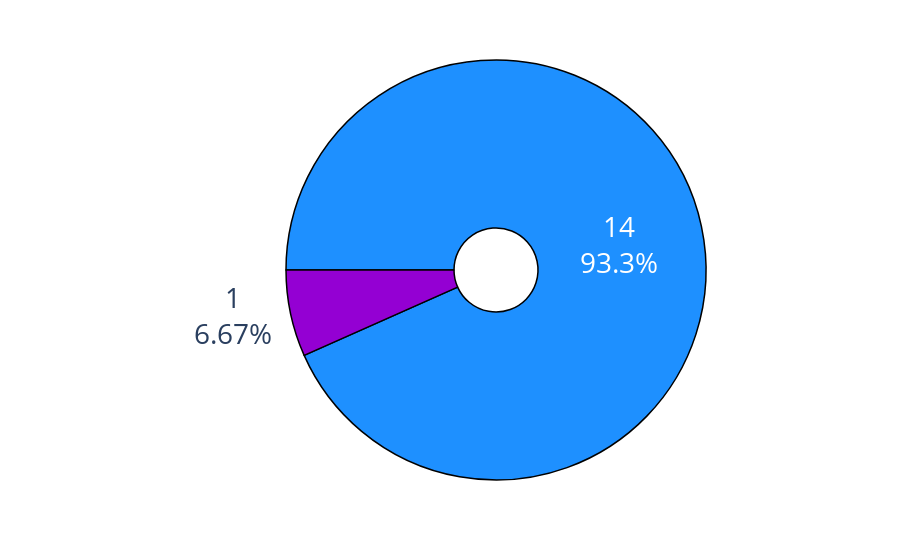
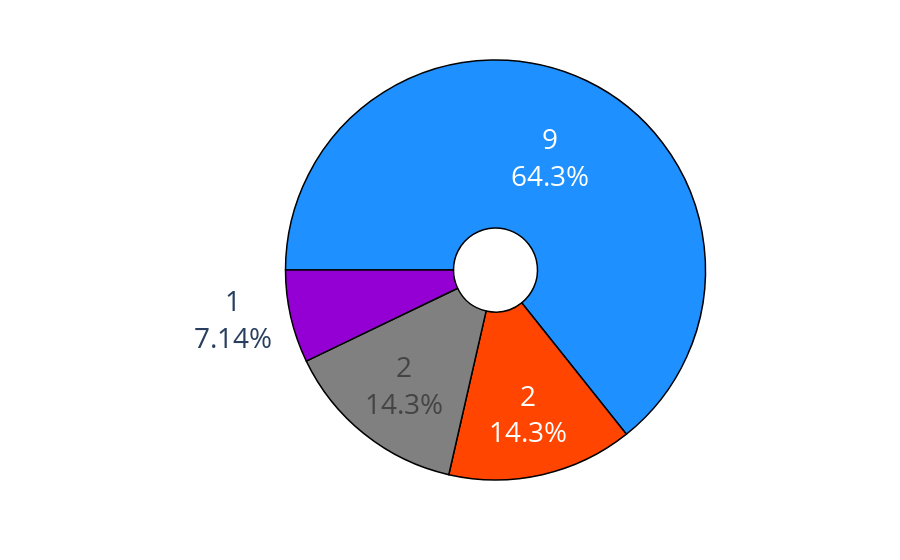

These figures' notebook cell, in order:
### Code cell
# 1.4
print('Dementia:')
for ethnicity in df_dementia['Ethnic background'].unique():
    print(f"{ethnicity}: {sum(df_dementia['Ethnic background'] == ethnicity)}")
print('\nSupporter:')
for ethnicity in df_supporter['Ethnic background'].unique():
    print(f"{ethnicity}: {sum(df_supporter['Ethnic background'] == ethnicity)}")
    
fig = px.pie(df_supporter, names='Ethnic background')

fig = draw_pie(df_dementia, 'Ethnic background', category_orders=demo_category_order, colormap=demo_colormap)
fig.write_image('ethnic_dementia.png', scale=3)
fig = draw_pie(df_supporter, 'Ethnic background', category_orders=demo_category_order, colormap=demo_colormap)
fig.write_image('ethnic_supporter.png', scale=3)

### Figure 1 — Plotly figure (JSON) as saved in the notebook; plotly's stock layout.template omitted (floating-point values rounded to 4 significant figures)
{"data": [{"customdata": [["European"], ["European"], ["European"], ["European"], ["European"], ["European"], ["European"], ["European"], ["European"], ["European"], ["European"], ["European"], ["European"], ["European"], ["Asian"]], "direction": "clockwise", "domain": {"x": [0, 1], "y": [0, 1]}, "hole": 0.2, "hovertemplate": "Ethnic background=%{customdata[0]}<extra></extra>", "labels": ["European", "European", "European", "European", "European", "European", "European", "European", "European", "European", "European", "European", "European", "European", "Asian"], "legendgroup": "", "marker": {"colors": ["dodgerblue", "dodgerblue", "dodgerblue", "dodgerblue", "dodgerblue", "dodgerblue", "dodgerblue", "dodgerblue", "dodgerblue", "dodgerblue", "dodgerblue", "dodgerblue", "dodgerblue", "dodgerblue", "darkviolet"], "line": {"color": "#000000", "width": 1.5}}, "name": "", "rotation": -90, "showlegend": false, "sort": false, "textfont": {"size": 28}, "textinfo": "percent+value", "type": "pie"}], "layout": {"autosize": true, "legend": {"tracegroupgap": 0}, "margin": {"t": 60}}}

### Figure 2 — Plotly figure (JSON) as saved in the notebook; plotly's stock layout.template omitted (floating-point values rounded to 4 significant figures)
{"data": [{"customdata": [["European"], ["European"], ["European"], ["European"], ["European"], ["European"], ["European"], ["European"], ["European"], ["Mixed background"], ["Mixed background"], ["Prefer not to answer"], ["Prefer not to answer"], ["Asian"]], "direction": "clockwise", "domain": {"x": [0, 1], "y": [0, 1]}, "hole": 0.2, "hovertemplate": "Ethnic background=%{customdata[0]}<extra></extra>", "labels": ["European", "European", "European", "European", "European", "European", "European", "European", "European", "Mixed background", "Mixed background", "Prefer not to answer", "Prefer not to answer", "Asian"], "legendgroup": "", "marker": {"colors": ["dodgerblue", "dodgerblue", "dodgerblue", "dodgerblue", "dodgerblue", "dodgerblue", "dodgerblue", "dodgerblue", "dodgerblue", "orangered", "orangered", "gray", "gray", "darkviolet"], "line": {"color": "#000000", "width": 1.5}}, "name": "", "rotation": -90, "showlegend": false, "sort": false, "textfont": {"size": 28}, "textinfo": "percent+value", "type": "pie"}], "layout": {"autosize": true, "legend": {"tracegroupgap": 0}, "margin": {"t": 60}}}
